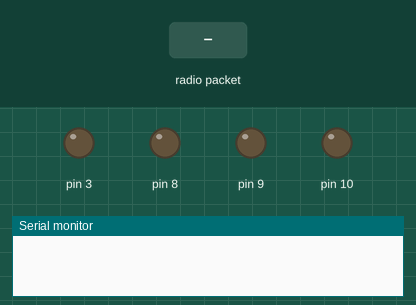
Simulated run of this sketch. Board: Arduino Uno, built with avr-gcc and run on an emulated ATmega328P. Parts: output pins drawn as LEDs (lit = HIGH), the last lines printed to the serial monitor. Inputs (shaded band) come from the test bench. No radio packets arrive unless stated.

Above: at 1.2 s.
1.3 s: radio packet "A" arrives
At 2.2 s:
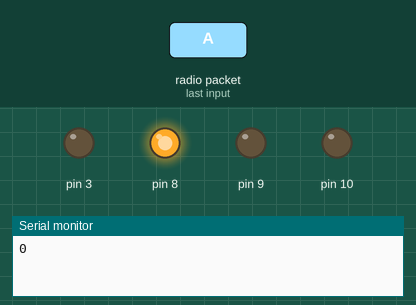
2.8 s: radio packet "5" arrives
At 3.3 s:
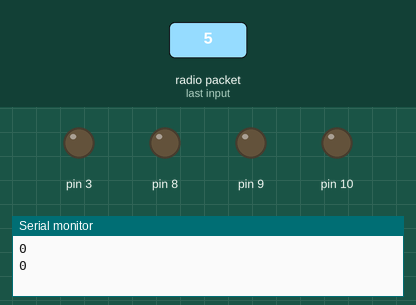
Timing chart, 0 to 5.8 s (numbered marks = the images above; inputs shaded):
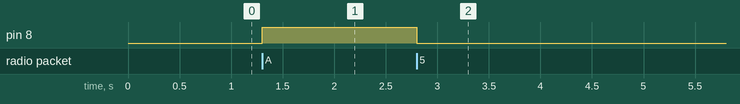

Measured:
- after the input at 1.3 s, pin 8: LOW → HIGH at once
- after the input at 2.8 s, pin 8: HIGH → LOW at once

The sketch:

RF_receiver_3_boton_pot.ino
```cpp
#include <RH_ASK.h>
#include <SPI.h>

RH_ASK driver(2000, 2, 9, 10);

void setup()
{
  pinMode(8,OUTPUT);
  pinMode(9,OUTPUT);
  pinMode(10,OUTPUT);
  pinMode(3,OUTPUT);
    Serial.begin(9600);
    if (!driver.init())
         Serial.println("init failed");
}

void loop()

{

    uint8_t buf[RH_ASK_MAX_MESSAGE_LEN];
    uint8_t buflen = sizeof(buf);

    if (driver.recv(buf, &buflen))
    {
  if((char)buf[0] == 'A'){
    digitalWrite(8,HIGH);
  }
  else{
    digitalWrite(8,LOW);
  }

   if((char)buf[1] == 'A'){
    digitalWrite(9,HIGH);
   }
   else{
    digitalWrite(9,LOW);
   }
   if((char)buf[2] == 'A'){
    digitalWrite(10,HIGH);
  }
  else{
    digitalWrite(10,LOW);
  }
   int i;
   String str = "";

   for (int i = 3; i < buflen ; i++){
    str += (char)buf[i];
   }

   Serial.println(str);
   int pot = map(str.toInt(),0,1023,0,255);
   analogWrite(3,pot);
   Serial.println(pot);
    }
}
```
